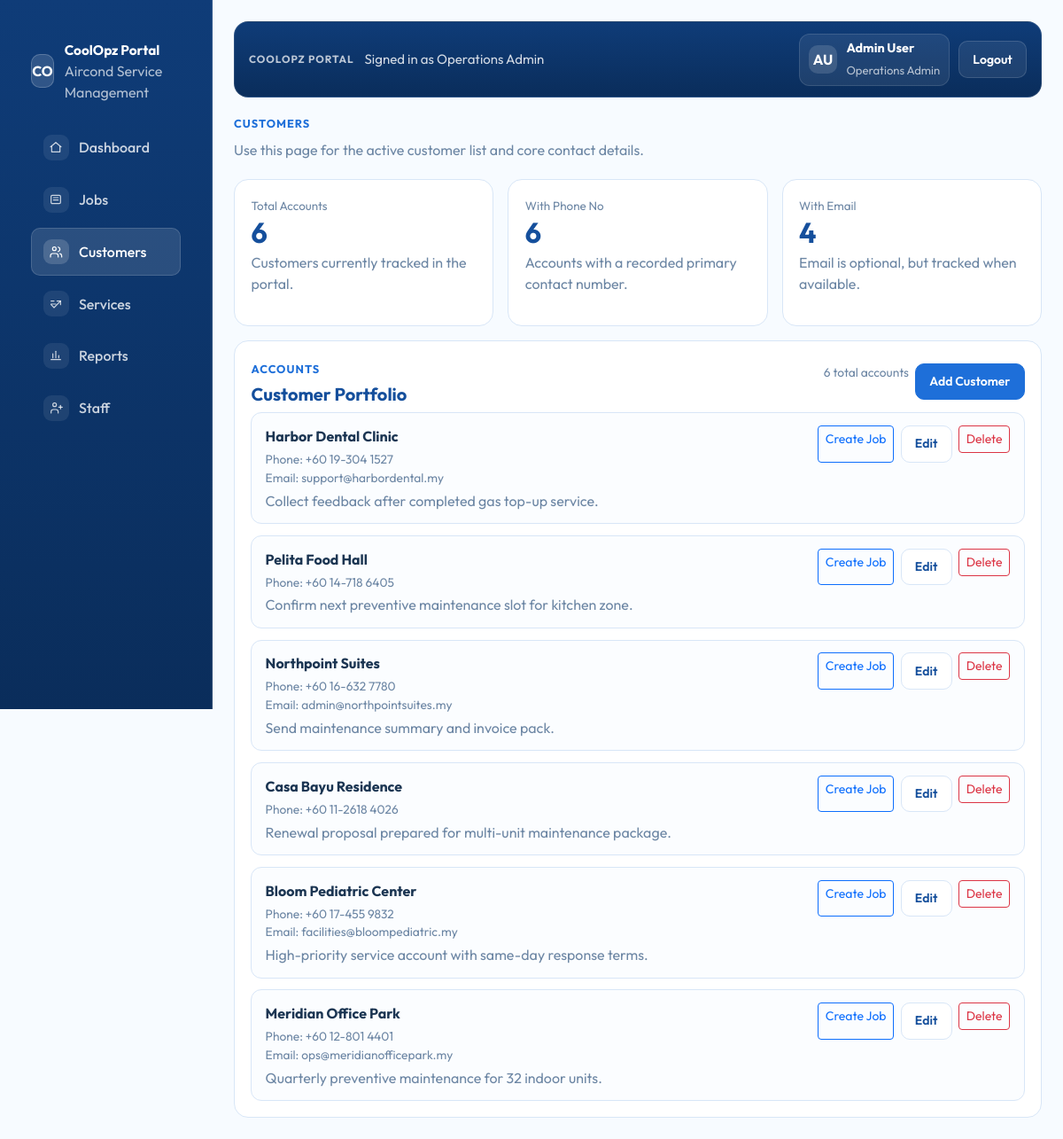
/customers.php (signed in), run on the app's committed database.
### tables this page shows
CREATE TABLE IF NOT EXISTS customers (
    id INT UNSIGNED AUTO_INCREMENT PRIMARY KEY,
    name VARCHAR(190) NOT NULL,
    phone_number VARCHAR(30) NOT NULL,
    email VARCHAR(190) DEFAULT NULL,
    customer_type VARCHAR(50) NOT NULL,
    notes VARCHAR(255) NOT NULL,
    renewal_status VARCHAR(50) NOT NULL,
    rating DECIMAL(3,1) DEFAULT NULL,
    created_at TIMESTAMP DEFAULT CURRENT_TIMESTAMP,
    UNIQUE KEY uniq_customer_name (name)
);

### includes/auth.php (called while the page is built, shortened)
<?php
function coolopz_current_user(): ?array
{
    return $_SESSION['coolopz_user'] ?? null;
}
function coolopz_user_initials(string $name): string
{
    $parts = preg_split('/\s+/', trim($name)) ?: [];
    $initials = '';
    foreach ($parts as $part) {
        if ($part !== '') {
            $initials .= strtoupper(substr($part, 0, 1));
        }
        if (strlen($initials) === 2) {
            break;
        }
    }
    return $initials !== '' ? $initials : 'AU';
}

### includes/data.php (called while the page is built, shortened)
<?php
function coolopz_fetch_customer_metrics(): array
{
    $pdo = coolopz_db();
    return [
        'total' => (int) $pdo->query('SELECT COUNT(*) FROM customers')->fetchColumn(),
        'with_phone_number' => (int) $pdo->query("SELECT COUNT(*) FROM customers WHERE TRIM(phone_number) <> ''")->fetchColumn(),
        'with_email' => (int) $pdo->query("SELECT COUNT(*) FROM customers WHERE email IS NOT NULL AND TRIM(email) <> ''")->fetchColumn(),
    ];
}
function coolopz_fetch_customers(): array
{
    $pdo = coolopz_db();
    $statement = $pdo->query(
        'SELECT id, name, phone_number, email, notes, created_at
         FROM customers
         ORDER BY id DESC'
    );
    return $statement->fetchAll();
}

### customers.php (the view, shortened to what this page needs)
<?php
require_once __DIR__ . '/includes/auth.php';
require_once __DIR__ . '/includes/data.php';
$currentUser = coolopz_current_user();
$activePage = 'customers';
$currentUserName = $currentUser['name'] ?? 'Admin User';
$currentUserRole = $currentUser['role'] ?? 'Operations Admin';
$userInitials = coolopz_user_initials($currentUserName);
$customerMetrics = coolopz_fetch_customer_metrics();
$customers = coolopz_fetch_customers();
include __DIR__ . '/includes/head.php';
include __DIR__ . '/includes/sidebar.php';
?>
        <main class="portal-main">
<?php include __DIR__ . '/includes/topbar.php'; ?>
            <section class="hero-section">
                <span class="section-label">Customers</span>
                <p class="hero-copy">Use this page for the active customer list and core contact details.</p>
            </section>
            <section class="row g-2 g-lg-3">
                <div class="col-md-4">
                    <div class="simple-panel stat-card">
                        <span class="stat-label">Total Accounts</span>
                        <strong class="stat-value"><?= htmlspecialchars((string) $customerMetrics['total'], ENT_QUOTES, 'UTF-8') ?></strong>
                        <p>Customers currently tracked in the portal.</p>
                    </div>
                </div>
                <div class="col-md-4">
                    <div class="simple-panel stat-card">
                        <span class="stat-label">With Phone No</span>
                        <strong class="stat-value"><?= htmlspecialchars((string) $customerMetrics['with_phone_number'], ENT_QUOTES, 'UTF-8') ?></strong>
                        <p>Accounts with a recorded primary contact number.</p>
                    </div>
                </div>
                <div class="col-md-4">
                    <div class="simple-panel stat-card">
                        <span class="stat-label">With Email</span>
                        <strong class="stat-value"><?= htmlspecialchars((string) $customerMetrics['with_email'], ENT_QUOTES, 'UTF-8') ?></strong>
                        <p>Email is optional, but tracked when available.</p>
                    </div>
                </div>
            </section>
            <section class="row g-3 mt-0">
                <div class="col-12">
                    <div class="simple-panel">
                        <div class="panel-head mb-2">
                            <div>
                                <span class="section-label">Accounts</span>
                                <h2 class="panel-title">Customer Portfolio</h2>
                            </div>
                            <div class="jobs-actions">
                                <span class="subtle-note"><?= htmlspecialchars((string) $customerMetrics['total'], ENT_QUOTES, 'UTF-8') ?> total accounts</span>
                                <button type="button" class="btn btn-portal-primary btn-sm" data-bs-toggle="modal" data-bs-target="#customerModal">Add Customer</button>
                            </div>
                        </div>
                        <div class="card-stack">
<?php foreach ($customers as $customer): ?>
                            <div class="stack-card">
                                <div>
                                    <strong><?= htmlspecialchars($customer['name'], ENT_QUOTES, 'UTF-8') ?></strong>
                                    <span class="subtle-note d-block mt-1">Phone: <?= htmlspecialchars($customer['phone_number'] !== '' ? $customer['phone_number'] : '-', ENT_QUOTES, 'UTF-8') ?></span>
<?php if (($customer['email'] ?? null) !== null && trim((string) $customer['email']) !== ''): ?>
                                    <span class="subtle-note d-block">Email: <?= htmlspecialchars((string) $customer['email'], ENT_QUOTES, 'UTF-8') ?></span>
<?php endif; ?>
                                    <p><?= htmlspecialchars($customer['notes'], ENT_QUOTES, 'UTF-8') ?></p>
                                </div>
                                <div class="jobs-actions justify-content-end">
                                    <a class="btn btn-outline-primary btn-sm" href="jobs.php?customer_id=<?= htmlspecialchars((string) $customer['id'], ENT_QUOTES, 'UTF-8') ?>">Create Job</a>
                                    <a class="btn btn-portal-secondary btn-sm" href="customers.php?edit=<?= htmlspecialchars((string) $customer['id'], ENT_QUOTES, 'UTF-8') ?>">Edit</a>
                                    <form method="post" class="m-0" onsubmit="return confirm('Delete this customer?');">
                                        <button type="submit" class="btn btn-outline-danger btn-sm">Delete</button>
                                    </form>
                                </div>
                            </div>
<?php endforeach; ?>
                        </div>
                    </div>
                </div>
            </section>
        </main>
<?php include __DIR__ . '/includes/footer.php'; ?>

### includes/head.php (shortened to what this page needs)
<!DOCTYPE html>
<html lang="en">
<head>
    <link href="https://cdn.jsdelivr.net/npm/bootstrap@5.3.3/dist/css/bootstrap.min.css" rel="stylesheet">
    <link rel="stylesheet" href="assets/css/theme.css">
</head>
<body>
    <div class="portal-layout">

### includes/sidebar.php (shortened to what this page needs)
<?php
$activePage = $activePage ?? 'dashboard';
$navItems = [
    [
        'key' => 'dashboard',
        'href' => 'index.php',
        'label' => 'Dashboard',
        'icon' => '<path d="M3 11.5 12 4l9 7.5"></path><path d="M5 10.5V20h14v-9.5"></path>',
    ],
    [
        'key' => 'jobs',
        'href' => 'jobs.php',
        'label' => 'Jobs',
        'icon' => '<rect x="4" y="5" width="16" height="14" rx="2"></rect><path d="M8 9h8"></path><path d="M8 13h8"></path>',
    ],
    [
        'key' => 'customers',
        'href' => 'customers.php',
        'label' => 'Customers',
        'icon' => '<path d="M16 21v-2a4 4 0 0 0-4-4H7a4 4 0 0 0-4 4v2"></path><circle cx="9.5" cy="7" r="3"></circle><path d="M22 21v-2a4 4 0 0 0-3-3.87"></path><path d="M16 4.13a4 4 0 0 1 0 7.75"></path>',
    ],
    [
        'key' => 'services',
        'href' => 'services.php',
        'label' => 'Services',
        'icon' => '<path d="M20 7 9 18l-5-5"></path><path d="M14 7h6v6"></path><path d="M4 7h5"></path><path d="M4 12h8"></path>',
    ],
    [
        'key' => 'reports',
        'href' => 'reports.php',
        'label' => 'Reports',
        'icon' => '<path d="M4 19h16"></path><path d="M7 16V9"></path><path d="M12 16V5"></path><path d="M17 16v-4"></path>',
    ],
    [
        'key' => 'staff',
        'href' => 'staff.php',
        'label' => 'Staff',
        'icon' => '<path d="M16 21v-2a4 4 0 0 0-4-4H8a4 4 0 0 0-4 4v2"></path><circle cx="10" cy="7" r="3"></circle><path d="M20 8v6"></path><path d="M17 11h6"></path>',
    ],
];
?>
        <aside class="portal-sidebar offcanvas-lg offcanvas-start" tabindex="-1" id="portalSidebar" aria-labelledby="portalSidebarLabel">
            <div class="offcanvas-body portal-sidebar-body">
                <div class="w-100">
                    <a class="sidebar-brand d-none d-lg-flex" href="index.php">
                        <span class="brand-mark">CO</span>
                        <span>
                            <span class="brand-title d-block">CoolOpz Portal</span>
                            <span class="brand-subtitle d-block">Aircond Service Management</span>
                        </span>
                    </a>
                    <nav class="sidebar-nav mt-4 mt-lg-4">
<?php foreach ($navItems as $item): ?>
                    <a class="sidebar-link<?= $activePage === $item['key'] ? ' active' : '' ?>" href="<?= htmlspecialchars($item['href'], ENT_QUOTES, 'UTF-8') ?>">
                        <span class="sidebar-icon" aria-hidden="true">
                            <svg viewBox="0 0 24 24" fill="none" stroke="currentColor" stroke-width="1.8" stroke-linecap="round" stroke-linejoin="round">
                                <?= $item['icon'] ?>
                            </svg>
                        </span>
                        <span><?= htmlspecialchars($item['label'], ENT_QUOTES, 'UTF-8') ?></span>
                    </a>
<?php endforeach; ?>
                    </nav>
                </div>
            </div>
        </aside>

### includes/topbar.php (shortened to what this page needs)
<?php
$currentUserName = $currentUserName ?? 'Admin User';
$currentUserRole = $currentUserRole ?? 'Operations Admin';
$userInitials = $userInitials ?? 'AU';
?>
            <header class="portal-topbar">
                <div class="topbar-main">
                    <span class="topbar-label">CoolOpz Portal</span>
                    <p class="topbar-copy">Signed in as <?= htmlspecialchars($currentUserRole, ENT_QUOTES, 'UTF-8') ?></p>
                </div>
                <div class="topbar-actions">
                    <div class="user-chip">
                        <span class="user-avatar"><?= htmlspecialchars($userInitials, ENT_QUOTES, 'UTF-8') ?></span>
                        <div>
                            <strong><?= htmlspecialchars($currentUserName, ENT_QUOTES, 'UTF-8') ?></strong>
                            <span><?= htmlspecialchars($currentUserRole, ENT_QUOTES, 'UTF-8') ?></span>
                        </div>
                    </div>
                    <form method="post" action="logout.php" class="logout-form m-0">
                        <button type="submit" class="btn btn-portal-secondary btn-sm">Logout</button>
                    </form>
                </div>
            </header>

### includes/footer.php (shortened to what this page needs)
    </div>
</body>
</html>

### data on the page
customers: name "Harbor Dental Clinic", phone_number "+60 19-304 1527", email "support@harbordental.my", notes "Collect feedback after completed gas top-up service."
customers: name "Pelita Food Hall", phone_number "+60 14-718 6405", notes "Confirm next preventive maintenance slot for kitchen zone."
customers: name "Northpoint Suites", phone_number "+60 16-632 7780", email "admin@northpointsuites.my", notes "Send maintenance summary and invoice pack."
customers: name "Casa Bayu Residence", phone_number "+60 11-2618 4026", notes "Renewal proposal prepared for multi-unit maintenance package."
customers: name "Bloom Pediatric Center", phone_number "+60 17-455 9832", email "facilities@bloompediatric.my", notes "High-priority service account with same-day response terms."
customers: name "Meridian Office Park", phone_number "+60 12-801 4401", email "ops@meridianofficepark.my", notes "Quarterly preventive maintenance for 32 indoor units."

### other printed values
$item['label'] "Dashboard"
$item['label'] "Jobs"
$item['label'] "Customers"
$item['label'] "Services"
$item['label'] "Reports"
$item['label'] "Staff"
$currentUserRole "Operations Admin"
$userInitials "AU"
$currentUserName "Admin User"
$customerMetrics['total'] "6"
$customerMetrics['with_phone_number'] "6"
$customerMetrics['with_email'] "4"
